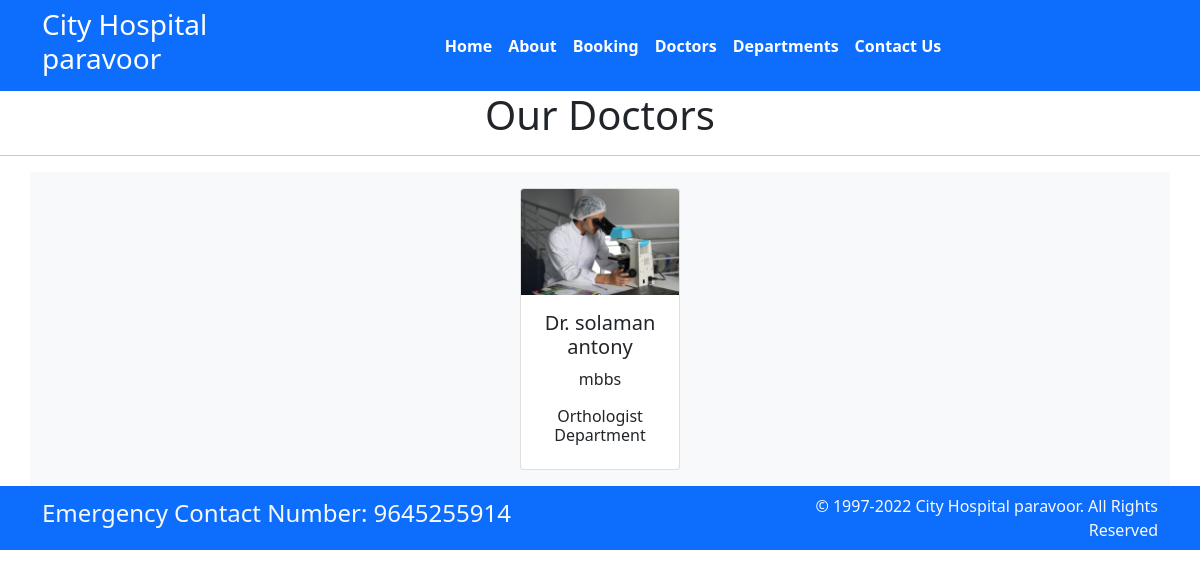
Screenshot of /doctor/ with the database file from the repository.
### homeapp/models.py (models this page shows, shortened)
class Doctors(models.Model):
    doc_name = models.CharField(max_length=255)
    doc_spec = models.CharField(max_length=255)
    dep_name = models.ForeignKey(Departments, on_delete=models.CASCADE)
    doc_image = models.ImageField(upload_to='doctors')

class Departments(models.Model):
    dep_name = models.CharField(max_length=100)
    dep_decription = models.TextField()
    def __str__(self):
        return self.dep_name

### homeapp/views.py (the view)
# urls.py: path('doctor/',views.doctor,name='doctor'),
def doctor(request):
    dict_doct = {
        'doctors': Doctors.objects.all
    }
    return render(request,'doctorpage.html',dict_doct)

### template/doctorpage.html (shortened to what this page needs)
{% extends 'base.html' %}
{% block content%}
<h1 class="text-center">Our Doctors</h1>
<hr>
<div class="container text-center bg-light">
    {% for d in doctors%}
    <div class="card text-center mx-3 my-3" style="width: 10rem; display:inline-block">
        <img src="{{d.doc_image.url}}" class="card-img-top" alt="...">
        <div class="card-body">
            <h5 class="card-title">Dr. {{d.doc_name}}</h5>
            <p class="card-text">{{d.doc_spec}}</p>
            <h6>{{d.dep_name}} Department</h6>
        </div>
    </div>
    {% endfor %}
</div>
{% endblock %}

### rows the page displays
Doctors: doc_image (picture), doc_name "solaman antony", doc_spec "mbbs", dep_name "Orthologist"
